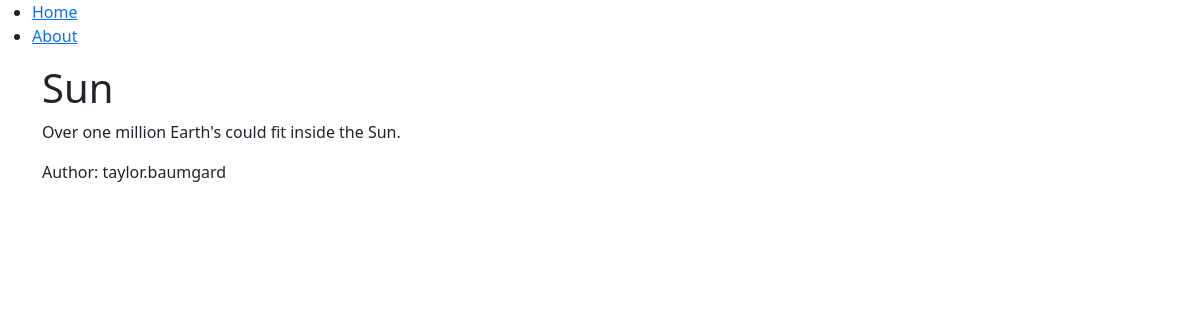
The page /sun on the database as committed earlier.
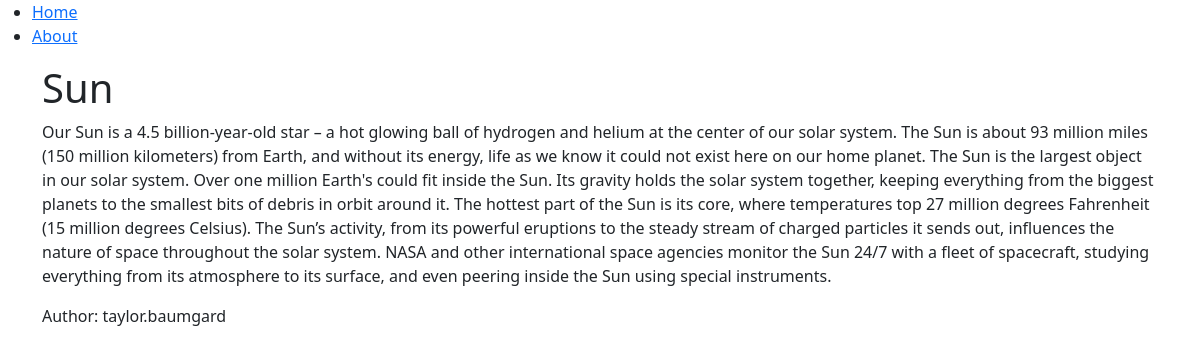
The same page on the database as committed later.
### blog/models.py (models this page shows, shortened)
class Post(models.Model):
    title = models.CharField(max_length=200)
    content = models.TextField()
    date_created = models.DateTimeField(auto_now_add=True)
    slug = models.SlugField(max_length=200, unique=True)
    author = models.ForeignKey(to=User, on_delete=models.CASCADE)
    status = models.IntegerField(choices=STATUS, default=0)

### blog/views.py (the view)
# urls.py: path('<slug:slug>', views.BlogView.as_view(), name='blog_view'),
class BlogView(generic.DetailView):
    model = Post
    template_name = 'blog.html'

### templates/blog.html
{% extends 'base.html' %}
{% block content %}
    <div class='container'>
        <h1>{{object.title}}</h1>
        <p>{{object.content}}</p>
        <p>Author: {{object.author}}</p>
    </div>
{% endblock content %}

Rows that differ between the two databases and show on the page:
changed Post "Sun": content "Over one million Earth's could fit inside the Sun." → "Our Sun is a 4.5 billion-year-old star – a hot glowing ball of hydrogen and helium at the center of our solar system. The Sun is about 93 million miles (150 million kilometers) from Earth, and without its energy, life as we know it could not exist here on our home planet. The Sun is the largest object in our solar system. Over one million Earth's could fit inside the Sun. Its gravity holds the solar system together, keeping everything from the biggest planets to the smallest bits of debris in orbit around it. The hottest part of the Sun is its core, where temperatures top 27 million degrees Fahrenheit (15 million degrees Celsius). The Sun’s activity, from its powerful eruptions to the…"
